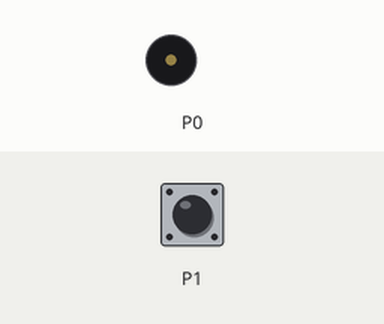
Bench run of a program on a simulated BBC micro:bit running MicroPython. Parts: buzzer (waves = sounding). Inputs (shaded band) come from the test bench; at power-on: P1 LOW. The interpreter's speed is modelled, so counts of loop turns are approximate.

Above: at 1.2 s.
1.3 s: P1 pulled HIGH for 0.15 s
At 2.1 s:
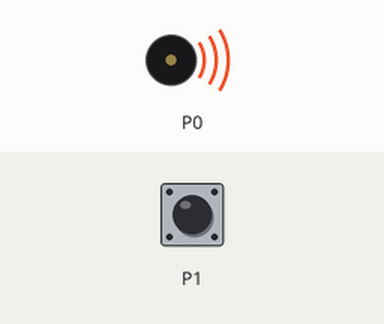
Timing chart, 0 to 4.3 s (numbered marks = the images above; inputs shaded):
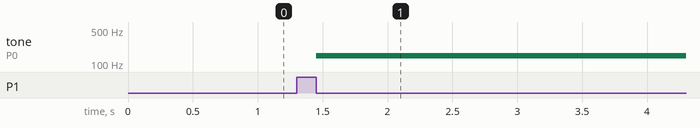

Measured:
- after the input at 1.3 s, tone on P0: silent → 147 Hz after 0.15 s

The program:

DrWho_Theme.py
```python
from music import pitch, stop
from microbit import sleep, display, pin1

notes = {
        'r': None,
        'd2': 73,
        'e2': 82,
        'fs2': 93,
        'g2': 98,
        'a2': 110,
        'b2': 123,
        'c': 131,
        'd': 147,
        'e': 165,
        'f': 175,
        'fs': 185,
        'g': 196
    }
types = { '': 21, '1': 28 }

patterns = [
  lambda args: '%s.3.:%s.1.:' % (args[0], args[1]),
  lambda args: '%s.3.:%s.1.:' % (args[0], args[0]),
  lambda args: '%s.3.:%s.1.:%s.3.:%s.1.:' % (args[0], args[0], args[0], args[1]),
  lambda args: '%s.3.:%s.1.:%s.3.:%s.1.:' % (args[0], args[0], args[0], args[0])
]

pattern = ''

# A
pattern += 'd.1.:' + ('p.2.e,d:'*2 + 'p.2.e,fs:p.2.g,d:')*2 + 'e.7.:d.1.:'*2 + 'e.7.:fs.1.:g.4.1:f.1.1:d.1.1:' + 'e.7.:d.1.:'*2 + 'e.7.:fs.1.:p.1.g:p.1.fs:'

# B
pattern += 'p.2.e,d:p.2.e,a2:p.2.b2,a2:p.0.b2,b2:b2.1.1:c.1.1:d.1.1:'*2

# C
pattern += 'p.2.e,d:p.2.e,fs:p.2.g,a2:p.1.b2:b2.1.1:c.1.1:d.1.1:e.4.:a2.4.:b2.4.1:c.1.1:d.1.1:' + ('p.2.b2,a2:'*2 + 'p.2.b2,c:p.1.d:d.1.1:c.1.1:a2.1.1:')*2

# D
pattern += 'p.2.g2,fs2:'*3 + 'p.3.g2:' + 'p.3.d2:'
pattern += 'p.2.g2,fs2:'*2 + 'p.3.g2:'
pattern += ('p.3.c:p.3.g2:')*2
pattern += 'p.2.b2,a2:p.3.b2:'
pattern += 'p.2.e,d:p.2.e,a2:'
pattern += 'p.2.b2,a2:p.1.b2:b2.1.1:c.1.1:d.1.1:'
pattern += 'e.7.:d.1.:e.7.:a2.1.:b2.7.:a2.1.:b2.3.:b2.1.:b2.1.1:c.1.1:d.1.1:'

# E
pattern += 'p.3.e2:'*2
pattern += 'p.2.g2,a2:p.1.b2:b2.1.1:c.1.1:d.1.1:'
pattern += 'p.3.e2:'*2
pattern += ('p.2.b2,a2:'*2 + 'p.2.b2,c:p.1.d:d.1.1:c.1.1:a2.1.1:') * 2
##

# F
pattern += 'p.2.g2,fs2:' * 3 + 'p.3.g2:'
pattern += 'p.3.d2:p.2.g2,fs2:p.2.g2,fs2:p.3.g2:'
pattern += 'p.3.c:p.3.g2:' * 2
pattern += 'p.2.b2,a2:p.3.b2:'
pattern += 'p.2.e,d:' * 2 + 'p.2.e,fs:g.3.:g.1.:g.1.1:fs.1.1:d.1.1:'
pattern += 'e.7.:d.1.:'*2 + 'e.7.:fs.1.:p.1.g:p.1.fs:e2.20.:e2.12.:'
pattern += 'END'

point = 0

def get_note(phrase):
    note, phrase = phrase.split(':', 1)
    pt, ln, tp = note.split('.')
    return pt, ln, tp, phrase

play = True
hz = None
phrase = ''
tick = 3
tick_t = types['']
t = -1
pulse = 0
while play:
    while pin1.read_digital() == pulse:
        pass
    pulse = 1 - pulse
    t += 1

    if t >= point:
        stop()
        if phrase:
            pt, ln, tp, phrase = get_note(phrase)
            hz = notes[pt]
            point += int(ln) * types[tp]
        elif pattern != 'END':
            pt, ln, tp, pattern = get_note(pattern)
            if pt == 'p':
                phrase = patterns[int(ln)]((tp.split(',')))
                pt, ln, tp, phrase = get_note(phrase)
            hz = notes[pt]
            point += int(ln) * types[tp]
        else:
            play = False
    else:
        if hz != None:
            pitch(hz)

    #if t > tick_t:
    #    display.set_pixel(tick, 0, 0)
    #    tick = (tick + 1) % 4
    #    display.set_pixel(tick, 0, 8)
    #    tick_t += types[''] * 4

stop()
```
